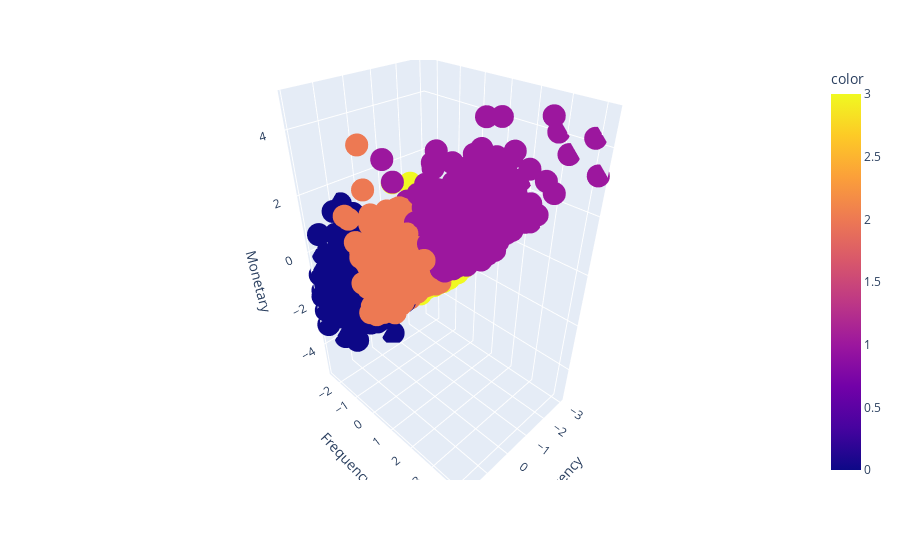

The cell this chart's notebook holds for it:
### Code cell
kmeans=KMeans(n_clusters=4)
labels=kmeans.fit_predict(scaled_RFM_chart)
RFM_chart_1["Segment"]=labels
RFM_chart_1["Segment"]=RFM_chart_1["Segment"].apply(lambda x:f"Group {x+1}")
sns.scatterplot(scaled_RFM_chart.values[labels==0,0],scaled_RFM_chart.values[labels==0,1],s=100,label="Platinum",alpha=.5)
sns.scatterplot(scaled_RFM_chart.values[labels==1,0],scaled_RFM_chart.values[labels==1,1],s=100,label="New Customers",alpha=.5)
sns.scatterplot(scaled_RFM_chart.values[labels==2,0],scaled_RFM_chart.values[labels==2,1],s=100,label="Customer about to lose",alpha=.5)
sns.scatterplot(scaled_RFM_chart.values[labels==3,0],scaled_RFM_chart.values[labels==3,1],s=100,label="Old platinum Customers",alpha=.5)
# sns.scatterplot(scaled_RFM_chart.values[labels==4,0],scaled_RFM_chart.values[labels==4,1],s=100,label="Old platinum",alpha=.5)
plt.show()
fig = plt.figure(figsize=(10,8))
ax = plt.subplot(111, projection='3d', label="bla")
ax.scatter(scaled_RFM_chart["Recency"],
           scaled_RFM_chart["Frequency"],
           scaled_RFM_chart["Monetary"],
           s=40, c=labels, marker='o',cmap="Paired" )
ax.set_title("The Plot Of The Clusters")
plt.show()
fig = px.scatter_3d(scaled_RFM_chart, x='Recency', y='Frequency', z='Monetary',
                    color=labels,)
fig.show()
display(RFM_chart_1[["Recency","Frequency","Monetary","Segment"]].groupby("Segment").agg(['mean','median','count']).style.bar())

### Figure 1 — Plotly figure (JSON) as saved in the notebook; plotly's stock layout.template omitted (floating-point values rounded to 4 significant figures; data arrays with more than 128 entries replaced by an {"elided": "..."} marker saying what was removed)
{"data": [{"hovertemplate": "Recency=%{x}<br>Frequency=%{y}<br>Monetary=%{z}<br>color=%{marker.color}<extra></extra>", "legendgroup": "", "marker": {"color": {"elided": "4326 int values"}, "coloraxis": "coloraxis", "symbol": "circle"}, "mode": "markers", "name": "", "scene": "scene", "showlegend": false, "type": "scatter3d", "x": {"elided": "4326 float values"}, "y": {"elided": "4326 float values"}, "z": {"elided": "4326 float values"}}], "layout": {"coloraxis": {"colorbar": {"title": {"text": "color"}}, "colorscale": [[0, "#0d0887"], [0.1111, "#46039f"], [0.2222, "#7201a8"], [0.3333, "#9c179e"], [0.4444, "#bd3786"], [0.5556, "#d8576b"], [0.6667, "#ed7953"], [0.7778, "#fb9f3a"], [0.8889, "#fdca26"], [1, "#f0f921"]]}, "legend": {"tracegroupgap": 0}, "margin": {"t": 60}, "scene": {"domain": {"x": [0, 1], "y": [0, 1]}, "xaxis": {"title": {"text": "Recency"}}, "yaxis": {"title": {"text": "Frequency"}}, "zaxis": {"title": {"text": "Monetary"}}}}}
